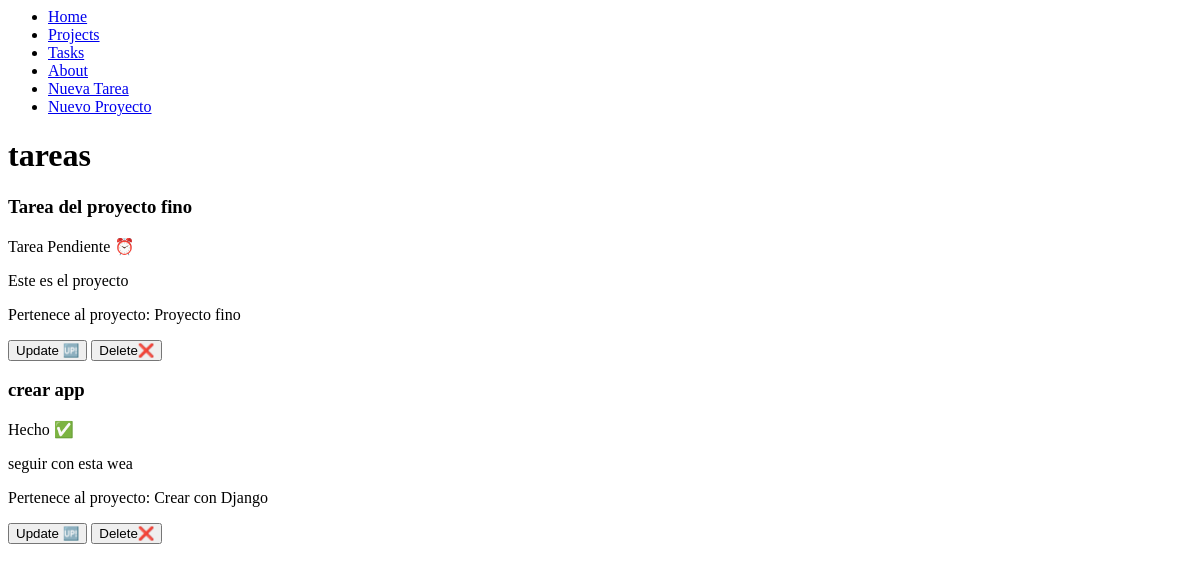
/tasks/, run on an earlier commit of the app's database.
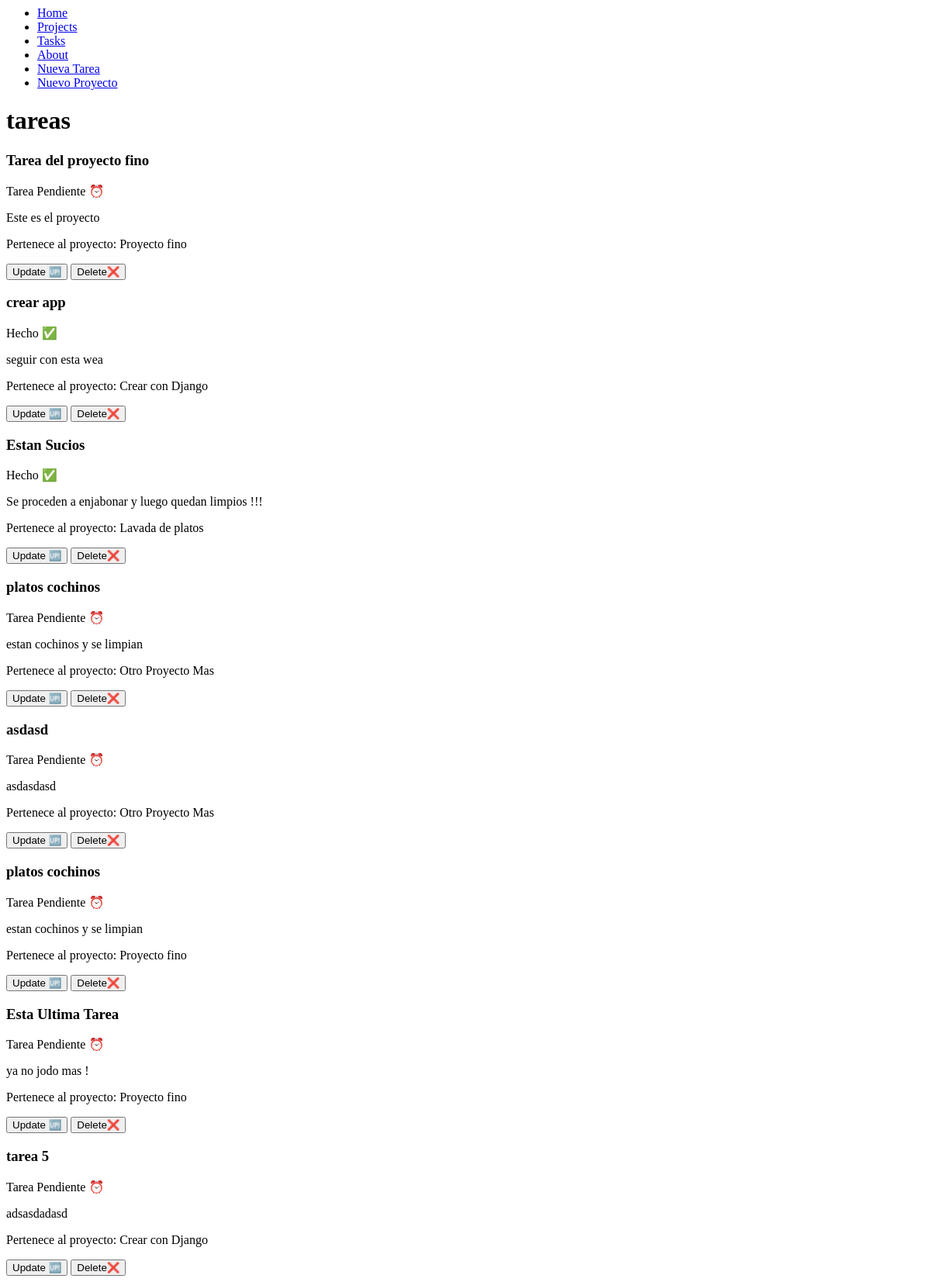
And on a later commit of the database.
### myapp/models.py (models this page shows, shortened)
class Task (models.Model):
    title = models.CharField(max_length=200)
    description = models.TextField()
    project = models.ForeignKey(Project, on_delete=models.CASCADE)
    done = models.BooleanField(default=False)

class Project (models.Model):
    name = models.CharField(max_length=200)
    def __str__(self):
        return self.name

### myapp/views.py (the view)
# urls.py: path('tasks/', views.tasks),
def tasks(request):
    tasks = Task.objects.all()
    return render (request, 'tasks.html', {'tasks':tasks})

### myapp/templates/tasks.html
{% extends 'navbar.html' %}
{% block content %}
<h1>tareas</h1>
{% for task in tasks %}
<div>
<h3>{{task.title}}</h3>
{% if task.done == False %}
<p> Tarea Pendiente ⏰</p>
{% else %}
<p> Hecho ✅</p>
{% endif %}
<P>{{task.description}}</P>
<P>Pertenece al proyecto: {{task.project}}</P>
<button>Update 🆙</button>
<button>Delete❌</button>
</div>
{% endfor %}
{% endblock %}

### myapp/templates/navbar.html
<nav>
    <ul>
        <li>
            <a href="/"> Home</a>
        </li>
        <li>
            <a href="/projects"> Projects</a>
        </li>
        <li>
            <a href="/tasks"> Tasks</a>
        </li>
        <li>
            <a href="/about"> About</a>
        </li>
        <li>
            <a href="/create_task"> Nueva Tarea</a>
        </li>
        <li>
            <a href="/create_project"> Nuevo Proyecto</a>
        </li>
    </ul>
</nav>
{% block content %}
{% endblock %}

What changed in the data, as far as the page shows it:
added Task: title "Estan Sucios", done "Hecho ✅", description "Se proceden a enjabonar y luego quedan limpios !!!", project "Lavada de platos"
added Task: title "platos cochinos", done "Tarea Pendiente ⏰", description "estan cochinos y se limpian", project "Otro Proyecto Mas"
added Task: title "asdasd", done "Tarea Pendiente ⏰", description "asdasdasd", project "Otro Proyecto Mas"
added Task: title "platos cochinos", done "Tarea Pendiente ⏰", description "estan cochinos y se limpian", project "Proyecto fino"
added Task: title "Esta Ultima Tarea", done "Tarea Pendiente ⏰", description "ya no jodo mas !", project "Proyecto fino"
added Task: title "tarea 5", done "Tarea Pendiente ⏰", description "adsasdadasd", project "Crear con Django"
